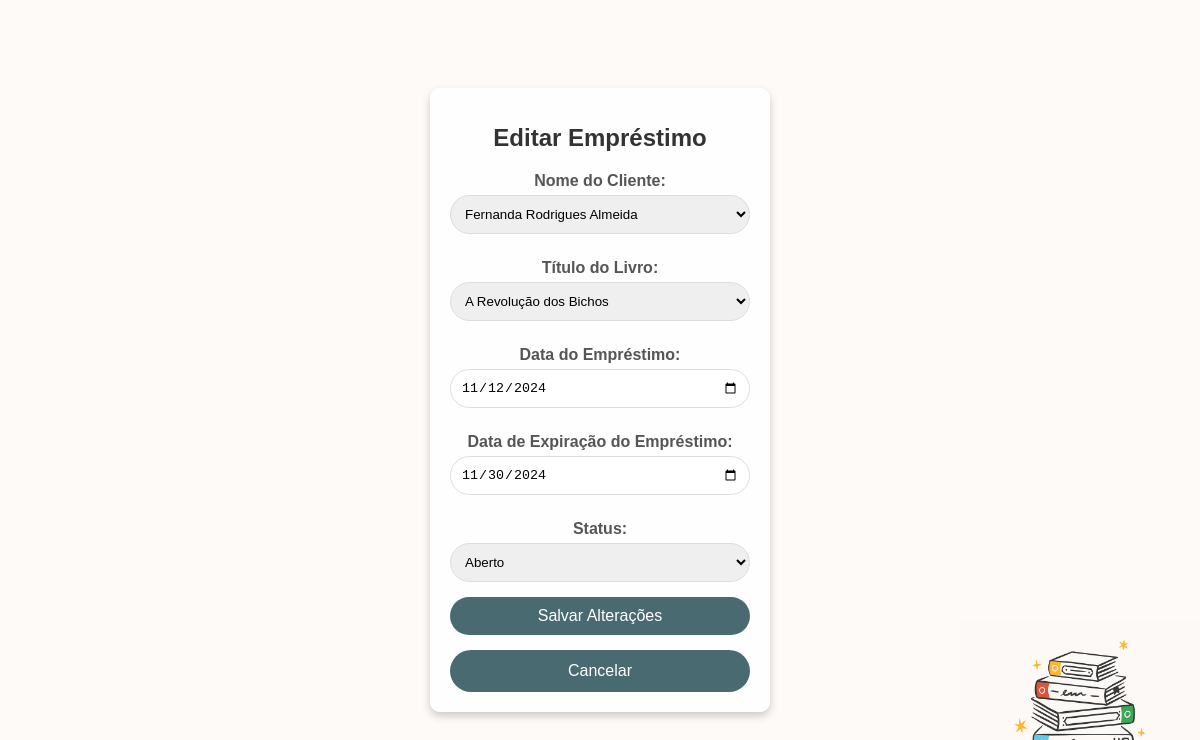
Page /edit_loan/3 on the earlier database version.
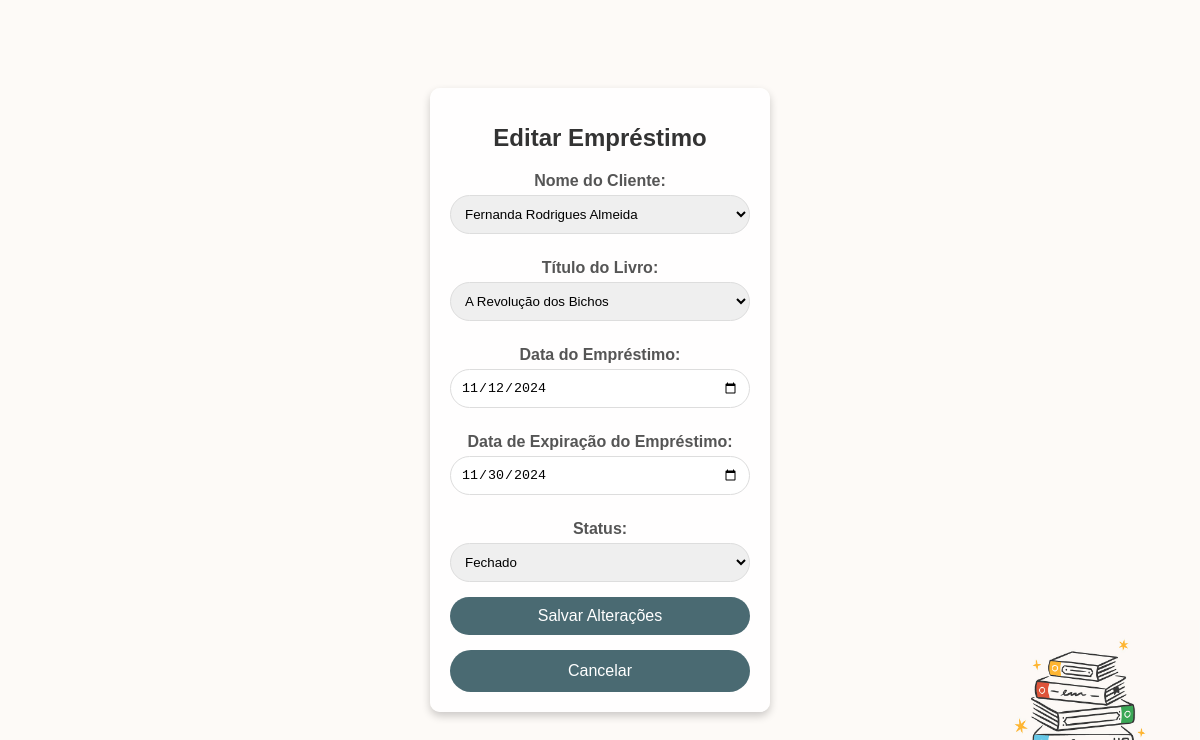
Same page on the later database version.
### app.py (models this page shows)
class Loan(db.Model):
    id = db.Column(db.Integer, primary_key = True)
    client_id = db.Column(db.Integer, db.ForeignKey('client.id'), nullable = False)
    book_id = db.Column(db.Integer, db.ForeignKey('book.id'), nullable = False)
    loan_date = db.Column(db.String(10), nullable = False)
    return_date = db.Column(db.String(10), nullable = False)
    status = db.Column(db.String(10), nullable = False, default = 'open')
    client = db.relationship('Client', backref = db.backref('loans', lazy = True))
    book = db.relationship('Book', backref = db.backref('loans', lazy = True))

class Client(db.Model):
    id = db.Column(db.Integer, primary_key = True)
    name = db.Column(db.String(100), nullable = False)
    cpf = db.Column(db.String(14), nullable = False)
    telefone = db.Column(db.String(15), nullable = True)
    email = db.Column(db.String(100), nullable = True)

class Book(db.Model):
    id = db.Column(db.Integer, primary_key = True)
    title = db.Column(db.String(100), nullable = False)
    author = db.Column(db.String(100), nullable = False)
    publisher = db.Column(db.String(100), nullable = True)
    data_publicacao = db.Column(db.String(10), nullable = True)
    genero_literario = db.Column(db.String(50), nullable = True)

### app.py (the view, shortened to what this page needs)
@app.route('/edit_loan/<int:loan_id>', methods = ['GET', 'POST'])
def edit_loan(loan_id):
    loan = Loan.query.get_or_404(loan_id)
    clients = Client.query.all()
    books = Book.query.all()
    return render_template('edit_loan.html', loan = loan, clients = clients, books = books)

### templates/edit_loan.html (shortened to what this page needs)
<!DOCTYPE html>
<html lang="en">
<head>
</head>
<body>
    <div class="form-container">
        <h1>Editar Empréstimo</h1>
        <form action="{{ url_for('edit_loan', loan_id=loan.id) }}" method="post">
            <label for="client_id">Nome do Cliente:</label>
            <select id="client_id" name="client_id" required>
                {% for client in clients %}
                <option value="{{ client.id }}" {% if client.id == loan.client_id %}selected{% endif %}>{{ client.name }}</option>
                {% endfor %}
            </select>
            <label for="book_id">Título do Livro:</label>
            <select id="book_id" name="book_id" required>
                {% for book in books %}
                <option value="{{ book.id }}" {% if book.id == loan.book_id %}selected{% endif %}>{{ book.title }}</option>
                {% endfor %}
            </select>
            <label for="loan_date">Data do Empréstimo:</label>
            <input type="date" id="loan_date" name="loan_date" value="{{ loan.loan_date }}" required>
            <label for="return_date">Data de Expiração do Empréstimo:</label>
            <input type="date" id="return_date" name="return_date" value="{{ loan.return_date }}" required>
            <label for="status">Status:</label>
            <select id="status" name="status" required>
                <option value="open" {% if loan.status == 'open' %}selected{% endif %}>Aberto</option>
                <option value="closed" {% if loan.status == 'closed' %}selected{% endif %}>Fechado</option>
            </select>
            <button type="submit">Salvar Alterações</button>
        </form>
        <a href="{{ url_for('list_loans') }}" class="return-button">Cancelar</a>
    </div>
</body>
</html>

Differences in the rows shown:
changed Loan "Fernanda Rodrigues Almeida": status "Aberto" → "Fechado"
